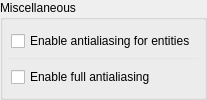
               <widget class="QGroupBox" name="groupBoxMiscellaneous">
                <property name="sizePolicy">
                 <sizepolicy hsizetype="Preferred" vsizetype="Minimum">
                  <horstretch>0</horstretch>
                  <verstretch>0</verstretch>
                 </sizepolicy>
                </property>
                <property name="minimumSize">
                 <size>
                  <width>0</width>
                  <height>0</height>
                 </size>
                </property>
                <property name="title">
                 <string>Miscellaneous</string>
                </property>
                <property name="checkable">
                 <bool>false</bool>
                </property>
                <layout class="QVBoxLayout" name="verticalLayout_23">
                 <property name="spacing">
                  <number>2</number>
                 </property>
                 <property name="sizeConstraint">
                  <enum>QLayout::SetDefaultConstraint</enum>
                 </property>
                 <property name="leftMargin">
                  <number>5</number>
                 </property>
                 <property name="topMargin">
                  <number>5</number>
                 </property>
                 <property name="rightMargin">
                  <number>5</number>
                 </property>
                 <property name="bottomMargin">
                  <number>5</number>
                 </property>
                 <item>
                  <widget class="QWidget" name="widget_2" native="true">
                   <layout class="QVBoxLayout" name="verticalLayout_7">
                    <property name="leftMargin">
                     <number>3</number>
                    </property>
                    <property name="topMargin">
                     <number>3</number>
                    </property>
                    <property name="rightMargin">
                     <number>3</number>
                    </property>
                    <property name="bottomMargin">
                     <number>0</number>
                    </property>
                    <item>
                     <widget class="QCheckBox" name="checkBoxAntialiasingEntities">
                      <property name="sizePolicy">
                       <sizepolicy hsizetype="Minimum" vsizetype="Fixed">
                        <horstretch>0</horstretch>
                        <verstretch>0</verstretch>
                       </sizepolicy>
                      </property>
                      <property name="toolTip">
                       <string>Set antialiasing only for entities</string>
                      </property>
                      <property name="text">
                       <string>Enable antialiasing for entities</string>
                      </property>
                     </widget>
                    </item>
                   </layout>
                  </widget>
                 </item>
                 <item>
                  <widget class="Line" name="line_17">
                   <property name="styleSheet">
                    <string notr="true">color: #e5e5e5;</string>
                   </property>
                   <property name="frameShadow">
                    <enum>QFrame::Plain</enum>
                   </property>
                   <property name="orientation">
                    <enum>Qt::Horizontal</enum>
                   </property>
                  </widget>
                 </item>
                 <item>
                  <widget class="QWidget" name="widget_3" native="true">
                   <layout class="QVBoxLayout" name="verticalLayout_8">
                    <property name="leftMargin">
                     <number>3</number>
                    </property>
                    <property name="topMargin">
                     <number>0</number>
                    </property>
                    <property name="rightMargin">
                     <number>3</number>
                    </property>
                    <property name="bottomMargin">
                     <number>0</number>
                    </property>
                    <item>
                     <widget class="QCheckBox" name="checkBoxAntialiasingFull">
                      <property name="toolTip">
                       <string>Set antialiasing for whole media frame</string>
                      </property>
                      <property name="text">
                       <string>Enable full antialiasing</string>
                      </property>
                     </widget>
                    </item>
                   </layout>
                  </widget>
                 </item>
                </layout>
               </widget>
